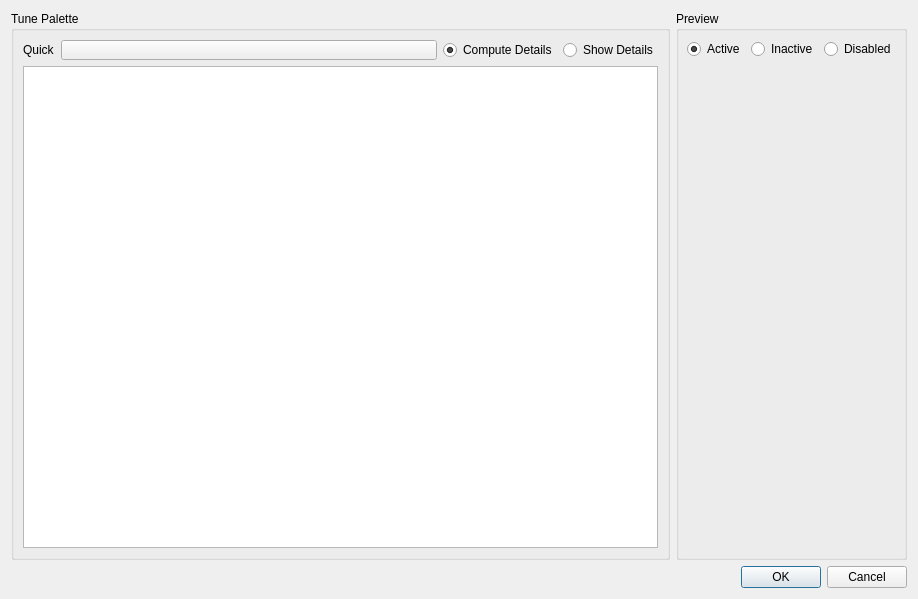
<?xml version="1.0" encoding="UTF-8"?>
<ui version="4.0">
 <comment>
* Copyright (C) 2016 The Qt Company Ltd.
* SPDX-License-Identifier: LicenseRef-Qt-Commercial OR GPL-3.0-only WITH Qt-GPL-exception-1.0
</comment>
 <class>qdesigner_internal::PaletteEditor</class>
 <widget class="QDialog" name="qdesigner_internal::PaletteEditor">
  <property name="geometry">
   <rect>
    <x>0</x>
    <y>0</y>
    <width>918</width>
    <height>599</height>
   </rect>
  </property>
  <property name="sizePolicy">
   <sizepolicy hsizetype="Expanding" vsizetype="Expanding">
    <horstretch>0</horstretch>
    <verstretch>0</verstretch>
   </sizepolicy>
  </property>
  <property name="windowTitle">
   <string>Edit Palette</string>
  </property>
  <layout class="QVBoxLayout" name="verticalLayout">
   <item>
    <layout class="QHBoxLayout" name="horizontalLayout">
     <item>
      <widget class="QGroupBox" name="advancedBox">
       <property name="minimumSize">
        <size>
         <width>0</width>
         <height>0</height>
        </size>
       </property>
       <property name="maximumSize">
        <size>
         <width>16777215</width>
         <height>16777215</height>
        </size>
       </property>
       <property name="title">
        <string>Tune Palette</string>
       </property>
       <layout class="QGridLayout">
        <property name="leftMargin">
         <number>9</number>
        </property>
        <property name="topMargin">
         <number>9</number>
        </property>
        <property name="rightMargin">
         <number>9</number>
        </property>
        <property name="bottomMargin">
         <number>9</number>
        </property>
        <property name="spacing">
         <number>6</number>
        </property>
        <item row="0" column="1">
         <widget class="QtColorButton" name="buildButton">
          <property name="sizePolicy">
           <sizepolicy hsizetype="Expanding" vsizetype="Ignored">
            <horstretch>0</horstretch>
            <verstretch>0</verstretch>
           </sizepolicy>
          </property>
          <property name="text">
           <string/>
          </property>
         </widget>
        </item>
        <item row="1" column="0" colspan="4">
         <widget class="QTreeView" name="paletteView">
          <property name="minimumSize">
           <size>
            <width>0</width>
            <height>200</height>
           </size>
          </property>
         </widget>
        </item>
        <item row="0" column="3">
         <widget class="QRadioButton" name="detailsRadio">
          <property name="text">
           <string>Show Details</string>
          </property>
         </widget>
        </item>
        <item row="0" column="2">
         <widget class="QRadioButton" name="computeRadio">
          <property name="text">
           <string>Compute Details</string>
          </property>
          <property name="checked">
           <bool>true</bool>
          </property>
         </widget>
        </item>
        <item row="0" column="0">
         <widget class="QLabel" name="label">
          <property name="text">
           <string>Quick</string>
          </property>
         </widget>
        </item>
       </layout>
      </widget>
     </item>
     <item>
      <widget class="QGroupBox" name="previewGroupBox">
       <property name="sizePolicy">
        <sizepolicy hsizetype="Preferred" vsizetype="Expanding">
         <horstretch>0</horstretch>
         <verstretch>0</verstretch>
        </sizepolicy>
       </property>
       <property name="title">
        <string>Preview</string>
       </property>
       <layout class="QGridLayout">
        <property name="leftMargin">
         <number>8</number>
        </property>
        <property name="topMargin">
         <number>8</number>
        </property>
        <property name="rightMargin">
         <number>8</number>
        </property>
        <property name="bottomMargin">
         <number>8</number>
        </property>
        <property name="spacing">
         <number>6</number>
        </property>
        <item row="0" column="2">
         <widget class="QRadioButton" name="disabledRadio">
          <property name="text">
           <string>Disabled</string>
          </property>
         </widget>
        </item>
        <item row="0" column="1">
         <widget class="QRadioButton" name="inactiveRadio">
          <property name="text">
           <string>Inactive</string>
          </property>
         </widget>
        </item>
        <item row="0" column="0">
         <widget class="QRadioButton" name="activeRadio">
          <property name="text">
           <string>Active</string>
          </property>
          <property name="checked">
           <bool>true</bool>
          </property>
         </widget>
        </item>
        <item row="1" column="0" colspan="3">
         <widget class="qdesigner_internal::PreviewFrame" name="previewFrame" native="true">
          <property name="sizePolicy">
           <sizepolicy hsizetype="Expanding" vsizetype="Expanding">
            <horstretch>0</horstretch>
            <verstretch>0</verstretch>
           </sizepolicy>
          </property>
         </widget>
        </item>
       </layout>
      </widget>
     </item>
    </layout>
   </item>
   <item>
    <widget class="QDialogButtonBox" name="buttonBox">
     <property name="orientation">
      <enum>Qt::Horizontal</enum>
     </property>
     <property name="standardButtons">
      <set>QDialogButtonBox::Cancel|QDialogButtonBox::Ok</set>
     </property>
    </widget>
   </item>
  </layout>
 </widget>
 <customwidgets>
  <customwidget>
   <class>QtColorButton</class>
   <extends>QToolButton</extends>
   <header>qtcolorbutton.h</header>
  </customwidget>
  <customwidget>
   <class>qdesigner_internal::PreviewFrame</class>
   <extends>QWidget</extends>
   <header>previewframe.h</header>
  </customwidget>
 </customwidgets>
 <resources/>
 <connections>
  <connection>
   <sender>buttonBox</sender>
   <signal>accepted()</signal>
   <receiver>qdesigner_internal::PaletteEditor</receiver>
   <slot>accept()</slot>
   <hints>
    <hint type="sourcelabel">
     <x>180</x>
     <y>331</y>
    </hint>
    <hint type="destinationlabel">
     <x>134</x>
     <y>341</y>
    </hint>
   </hints>
  </connection>
  <connection>
   <sender>buttonBox</sender>
   <signal>rejected()</signal>
   <receiver>qdesigner_internal::PaletteEditor</receiver>
   <slot>reject()</slot>
   <hints>
    <hint type="sourcelabel">
     <x>287</x>
     <y>329</y>
    </hint>
    <hint type="destinationlabel">
     <x>302</x>
     <y>342</y>
    </hint>
   </hints>
  </connection>
 </connections>
</ui>
